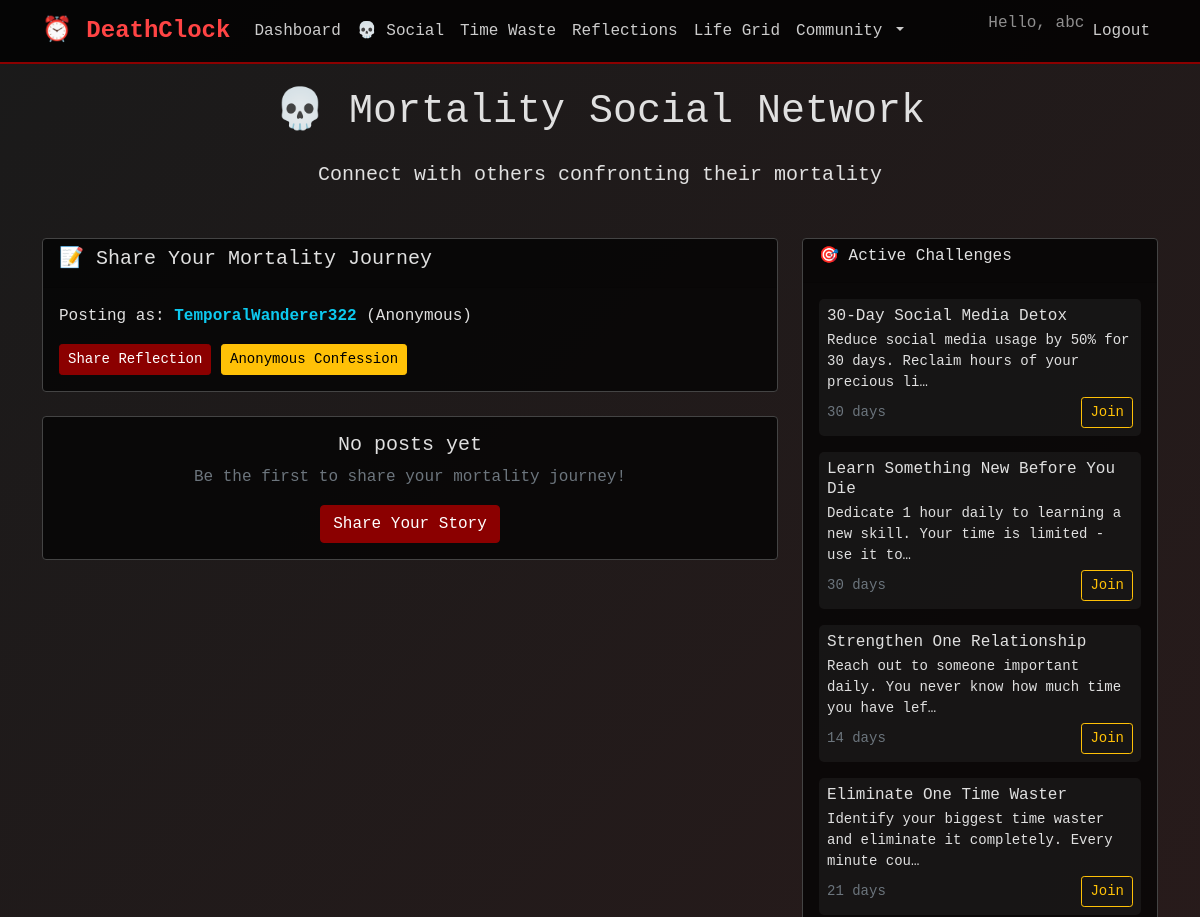
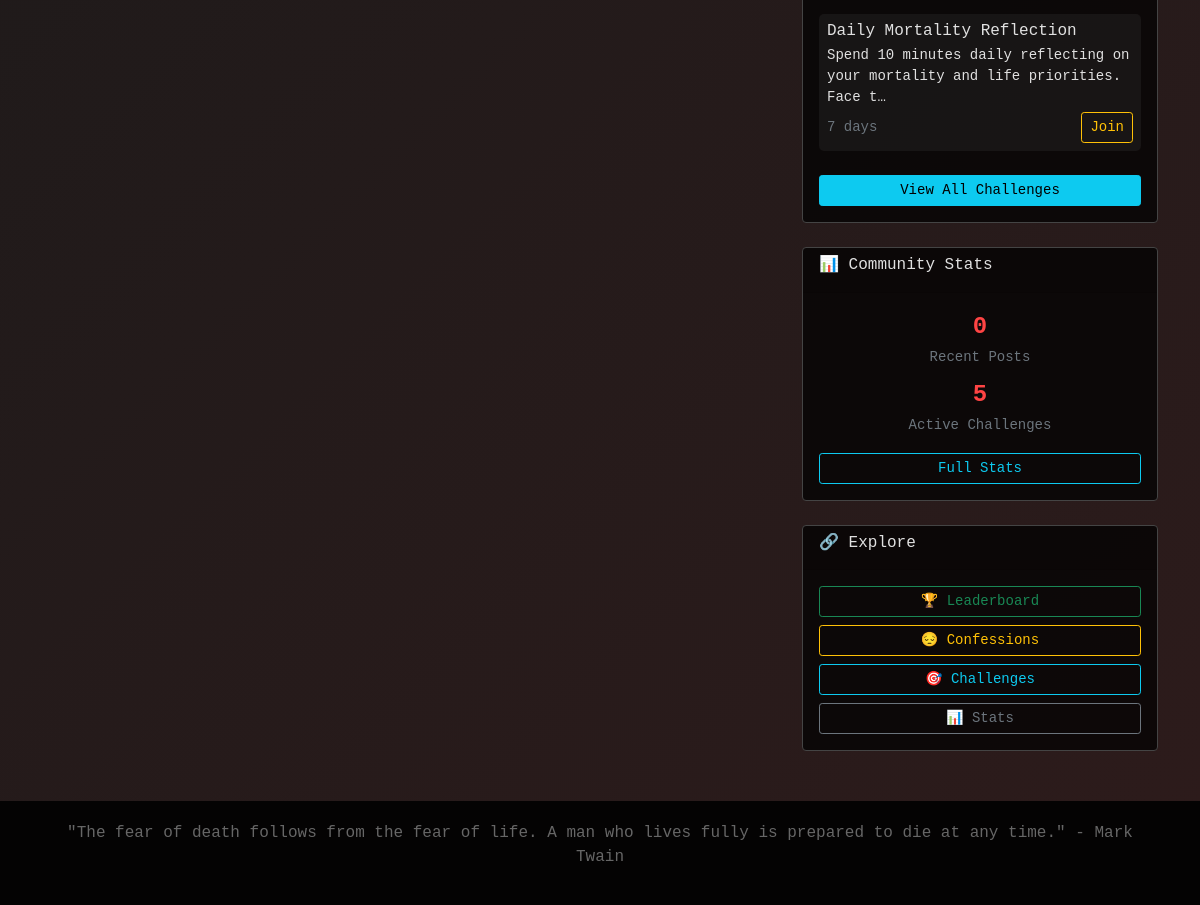
The app's page /social/ (signed in) with its own data (2 pictures, top to bottom).
### mortality/models.py (models this page shows, shortened)
class UserProfile(models.Model):
    GENDER_CHOICES = [
        ('M', 'Male'),
        ('F', 'Female'),
        ('O', 'Other'),
    ]
    SMOKING_CHOICES = [
        ('never', 'Never smoked'),
        ('former', 'Former smoker'),
        ('light', 'Light smoker (1-10/day)'),
        ('moderate', 'Moderate smoker (11-20/day)'),
        ('heavy', 'Heavy smoker (20+/day)'),
    ]
    DRINKING_CHOICES = [
        ('none', 'No alcohol'),
        ('light', 'Light (1-3 drinks/week)'),
        ('moderate', 'Moderate (4-14 drinks/week)'),
        ('heavy', 'Heavy (15+ drinks/week)'),
    ]
    EXERCISE_CHOICES = [
        ('none', 'No regular exercise'),
        ('light', 'Light (1-2 times/week)'),
        ('moderate', 'Moderate (3-4 times/week)'),
        ('heavy', 'Heavy (5+ times/week)'),
    ]
    BMI_CHOICES = [
        ('underweight', 'Underweight (BMI < 18.5)'),
        ('normal', 'Normal (BMI 18.5-24.9)'),
        ('overweight', 'Overweight (BMI 25-29.9)'),
        ('obese', 'Obese (BMI 30+)'),
    ]
    SLEEP_CHOICES = [
        ('poor', 'Poor (< 6 hours)'),
        ('fair', 'Fair (6-7 hours)'),
        ('good', 'Good (7-9 hours)'),
        ('excessive', 'Excessive (9+ hours)'),
    ]
    user = models.OneToOneField(User, on_delete=models.CASCADE)
    birth_date = models.DateField()
    gender = models.CharField(max_length=1, choices=GENDER_CHOICES, default='M')
    country = models.CharField(max_length=100, default='United States')
    smoking_status = models.CharField(max_length=10, choices=SMOKING_CHOICES, default='never')
    drinking_habits = models.CharField(max_length=10, choices=DRINKING_CHOICES, default='none')
    exercise_frequency = models.CharField(max_length=10, choices=EXERCISE_CHOICES, default='none')
    bmi_category = models.CharField(max_length=15, choices=BMI_CHOICES, default='normal')
    sleep_quality = models.CharField(max_length=10, choices=SLEEP_CHOICES, default='good')
    family_longevity = models.IntegerField(default=75, help_text="Average age of death of parents/grandparents")
    stress_level = models.IntegerField(default=5, help_text="Stress level 1-10 (10 being extremely stressed)")
    social_connections = models.BooleanField(default=True, help_text="Do you have strong social connections?")
    anonymous_username = models.CharField(max_length=50, unique=True, blank=True, null=True)
    allow_social_sharing = models.BooleanField(default=False)
    mortality_score = models.IntegerField(default=0)  # Points for productive activities
    calculated_life_expectancy = models.FloatField(null=True, blank=True)
    created_at = models.DateTimeField(auto_now_add=True)
    def age(self):
        today = date.today()
        return today.year - self.birth_date.year - ((today.month, today.day) < (self.birth_date.month, self.birth_date.day))
    def generate_anonymous_username(self):
        return self.anonymous_username

class MortalityChallenge(models.Model):
    CHALLENGE_TYPES = [
        ('time_waste', 'Reduce Time Waste'),
        ('productivity', 'Increase Productivity'),
        ('health', 'Improve Health'),
        ('relationships', 'Strengthen Relationships'),
        ('learning', 'Learn Something New'),
    ]
    title = models.CharField(max_length=200)
    description = models.TextField()
    challenge_type = models.CharField(max_length=20, choices=CHALLENGE_TYPES)
    duration_days = models.IntegerField(default=30)
    points_reward = models.IntegerField(default=100)
    created_by = models.ForeignKey(User, on_delete=models.CASCADE)
    created_at = models.DateTimeField(auto_now_add=True)
    is_active = models.BooleanField(default=True)

### mortality/views.py (the view)
# urls.py: path('social/', views.social_feed, name='social_feed'),
@login_required
def social_feed(request):
    posts = MortalityPost.objects.all().order_by('-created_at')[:20]
    active_challenges = MortalityChallenge.objects.filter(is_active=True)[:5]
    profile = request.user.userprofile
    anonymous_username = profile.generate_anonymous_username()
    context = {
        'posts': posts,
        'active_challenges': active_challenges,
        'anonymous_username': anonymous_username,
    }
    return render(request, 'mortality/social_feed.html', context)

### mortality/templates/mortality/social_feed.html (shortened to what this page needs)
{% extends 'mortality/base.html' %}
{% block content %}
<div class="row">
    <div class="col-12">
        <h1 class="text-center mb-4">💀 Mortality Social Network</h1>
        <p class="text-center lead mb-5">Connect with others confronting their mortality</p>
    </div>
</div>
<div class="row">
    <div class="col-md-8">
        <div class="card mb-4">
            <div class="card-header">
                <h5>📝 Share Your Mortality Journey</h5>
            </div>
            <div class="card-body">
                <p class="mb-3">Posting as: <strong class="text-info">{{ anonymous_username }}</strong> (Anonymous)</p>
                <a href="{% url 'create_post' %}" class="btn btn-danger btn-sm">Share Reflection</a>
                <a href="{% url 'anonymous_confessions' %}" class="btn btn-warning btn-sm">Anonymous Confession</a>
            </div>
        </div>
        {% for post in posts %}
        <div class="card mb-3 social-post">
            <div class="card-body">
                <div class="d-flex justify-content-between align-items-start mb-2">
                    <div>
                        <h6 class="card-title">
                            {% if post.is_anonymous %}
                                <span class="text-muted">Anonymous Soul</span>
                            {% else %}
                                <span class="text-info">{{ post.user.userprofile.generate_anonymous_username }}</span>
                            {% endif %}
                            <span class="badge bg-secondary ms-2">{{ post.get_post_type_display }}</span>
                        </h6>
                        <small class="text-muted">{{ post.created_at|timesince }} ago</small>
                    </div>
                </div>
                <h5 class="card-subtitle mb-2">{{ post.title }}</h5>
                <p class="card-text">{{ post.content|linebreaks }}</p>
                <div class="d-flex justify-content-between align-items-center">
                    <div>
                        <button class="btn btn-sm btn-outline-danger like-btn" data-post-id="{{ post.id }}">
                            💀 {{ post.likes.count }} Souls
                        </button>
                        <small class="text-muted ms-2">{{ post.comments.count }} Comments</small>
                    </div>
                    <small class="text-muted">
                        {% if post.post_type == 'reflection' %}🤔 Reflection
                        {% elif post.post_type == 'confession' %}😔 Confession
                        {% elif post.post_type == 'achievement' %}🎯 Achievement
                        {% elif post.post_type == 'milestone' %}🏆 Milestone
                        {% else %}⚡ Wake Up Call{% endif %}
                    </small>
                </div>
            </div>
        </div>
        {% empty %}
        <div class="card">
            <div class="card-body text-center">
                <h5>No posts yet</h5>
                <p class="text-muted">Be the first to share your mortality journey!</p>
                <a href="{% url 'create_post' %}" class="btn btn-danger">Share Your Story</a>
            </div>
        </div>
        {% endfor %}
    </div>
    <div class="col-md-4">
        <div class="card mb-4">
            <div class="card-header">
                <h6>🎯 Active Challenges</h6>
            </div>
            <div class="card-body">
                {% for challenge in active_challenges %}
                <div class="mb-3 p-2" style="background: rgba(255, 255, 255, 0.05); border-radius: 5px;">
                    <h6 class="mb-1">{{ challenge.title }}</h6>
                    <p class="mb-1 small">{{ challenge.description|truncatechars:80 }}</p>
                    <div class="d-flex justify-content-between align-items-center">
                        <small class="text-muted">{{ challenge.duration_days }} days</small>
                        <a href="{% url 'join_challenge' challenge.id %}" class="btn btn-sm btn-outline-warning">Join</a>
                    </div>
                </div>
                {% empty %}
                <p class="text-muted">No active challenges</p>
                {% endfor %}
                <a href="{% url 'mortality_challenges' %}" class="btn btn-sm btn-info w-100 mt-2">View All Challenges</a>
            </div>
        </div>
        <div class="card mb-4">
            <div class="card-header">
                <h6>📊 Community Stats</h6>
            </div>
            <div class="card-body">
                <div class="text-center">
                    <div class="mb-2">
                        <div class="mortality-stat" style="font-size: 1.5rem;">{{ posts|length }}</div>
                        <small class="text-muted">Recent Posts</small>
                    </div>
                    <div class="mb-2">
                        <div class="mortality-stat" style="font-size: 1.5rem;">{{ active_challenges|length }}</div>
                        <small class="text-muted">Active Challenges</small>
                    </div>
                </div>
                <a href="{% url 'mortality_stats' %}" class="btn btn-sm btn-outline-info w-100 mt-2">Full Stats</a>
            </div>
        </div>
        <div class="card">
            <div class="card-header">
                <h6>🔗 Explore</h6>
            </div>
            <div class="card-body">
                <div class="d-grid gap-2">
                    <a href="{% url 'mortality_leaderboard' %}" class="btn btn-sm btn-outline-success">🏆 Leaderboard</a>
                    <a href="{% url 'anonymous_confessions' %}" class="btn btn-sm btn-outline-warning">😔 Confessions</a>
                    <a href="{% url 'mortality_challenges' %}" class="btn btn-sm btn-outline-info">🎯 Challenges</a>
                    <a href="{% url 'mortality_stats' %}" class="btn btn-sm btn-outline-secondary">📊 Stats</a>
                </div>
            </div>
        </div>
    </div>
</div>
{% endblock %}

### mortality/templates/mortality/base.html (shortened to what this page needs)
<!DOCTYPE html>
<html lang="en">
<head>
    <link href="https://cdn.jsdelivr.net/npm/bootstrap@5.1.3/dist/css/bootstrap.min.css" rel="stylesheet">
</head>
<body>
    <nav class="navbar navbar-expand-lg navbar-dark">
        <div class="container">
            <a class="navbar-brand" href="{% url 'home' %}">⏰ DeathClock</a>
            <div class="collapse navbar-collapse" id="navbarNav">
                <ul class="navbar-nav me-auto">
                    {% if user.is_authenticated %}
                        <li class="nav-item">
                            <a class="nav-link" href="{% url 'dashboard' %}">Dashboard</a>
                        </li>
                        <li class="nav-item">
                            <a class="nav-link" href="{% url 'social_feed' %}">💀 Social</a>
                        </li>
                        <li class="nav-item">
                            <a class="nav-link" href="{% url 'time_waste_tracker' %}">Time Waste</a>
                        </li>
                        <li class="nav-item">
                            <a class="nav-link" href="{% url 'mortality_reflection' %}">Reflections</a>
                        </li>
                        <li class="nav-item">
                            <a class="nav-link" href="{% url 'life_visualization' %}">Life Grid</a>
                        </li>
                        <li class="nav-item dropdown">
                            <a class="nav-link dropdown-toggle" href="#" id="socialDropdown" role="button" data-bs-toggle="dropdown">
                                Community
                            </a>
                        </li>
                    {% endif %}
                </ul>
                <ul class="navbar-nav">
                    {% if user.is_authenticated %}
                        <li class="nav-item">
                            <span class="navbar-text">Hello, {{ user.first_name|default:user.username }}</span>
                        </li>
                        <li class="nav-item">
                            <a class="nav-link" href="{% url 'account_logout' %}">Logout</a>
                        </li>
                    {% endif %}
                </ul>
            </div>
        </div>
    </nav>
    <main class="container mt-4">
        {% block content %}
        {% endblock %}
    </main>
    <footer class="footer">
        <div class="container">
            <p>"The fear of death follows from the fear of life. A man who lives fully is prepared to die at any time." - Mark Twain</p>
        </div>
    </footer>
</body>
</html>

### mortality/templates/mortality/base.html (style rules this page uses)
body { background: linear-gradient(135deg, #1a1a1a 0%, #2d1b1b 100%); color: #e0e0e0; font-family: 'Courier New', monospace; min-height: 100vh; }
.navbar { background: rgba(0, 0, 0, 0.8) !important; border-bottom: 2px solid #8b0000; }
.navbar-brand { color: #ff4444 !important; font-weight: bold; font-size: 1.5rem; }
.nav-link { color: #cccccc !important; }
.card { background: rgba(0, 0, 0, 0.7); border: 1px solid #444; color: #e0e0e0; }
.btn-danger { background: #8b0000; border-color: #8b0000; }
.mortality-stat { font-size: 2rem; font-weight: bold; color: #ff4444; }
.footer { background: rgba(0, 0, 0, 0.9); color: #666; text-align: center; padding: 20px 0; margin-top: 50px; }

### records on screen
UserProfile: anonymous_username "TemporalWanderer322"
MortalityChallenge: title "30-Day Social Media Detox", description "Reduce social media usage by 50% for 30 days. Reclaim hours of your precious li…", duration_days "30"
MortalityChallenge: title "Learn Something New Before You Die", description "Dedicate 1 hour daily to learning a new skill. Your time is limited - use it to…", duration_days "30"
MortalityChallenge: title "Strengthen One Relationship", description "Reach out to someone important daily. You never know how much time you have lef…", duration_days "14"
MortalityChallenge: title "Eliminate One Time Waster", description "Identify your biggest time waster and eliminate it completely. Every minute cou…", duration_days "21"
MortalityChallenge: title "Daily Mortality Reflection", description "Spend 10 minutes daily reflecting on your mortality and life priorities. Face t…", duration_days "7"

### other values on screen
{{ user.first_name|default:user.username }} "abc"
{{ posts|length }} "0"
{{ active_challenges|length }} "5"
